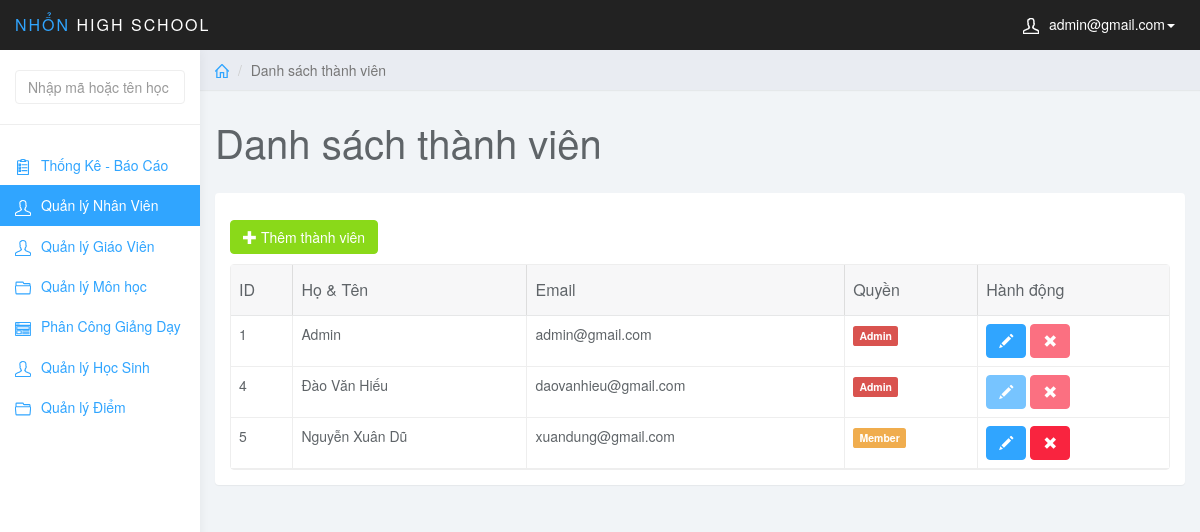
The page /admin/index.php?page=user (signed in) on the database its author committed.
### tables this page shows
CREATE TABLE `user` (
  `user_id` int NOT NULL AUTO_INCREMENT,
  `user_name` varchar(50) NOT NULL,
  `user_mail` varchar(50) NOT NULL,
  `user_pass` varchar(50) NOT NULL,
  `pass_forgot` varchar(50) NOT NULL,
  `user_level` int NOT NULL,
  PRIMARY KEY (`user_id`)
);

### admin/user.php (the view, shortened to what this page needs)
<?php
$sql = "SELECT * FROM user ORDER BY user_level ASC";
$query = mysqli_query($conn, $sql);
?>
<div class="col-sm-9 col-sm-offset-3 col-lg-10 col-lg-offset-2 main">
    <div class="row">
        <ol class="breadcrumb">
            <li><a href="index.php"><svg class="glyph stroked home">
                        <use xlink:href="#stroked-home"></use>
                    </svg></a></li>
            <li class="active">Danh sách thành viên</li>
        </ol>
    </div>
    <div class="row">
        <div class="col-lg-12">
            <h1 class="page-header">Danh sách thành viên</h1>
        </div>
    </div>
    <div id="toolbar" class="btn-group">
        <a href="index.php?page=add_user" class="btn btn-success <?php if ($_SESSION['user_level'] == 2) {
                                                                        echo 'disabled';
                                                                    } ?>">
            <i class="glyphicon glyphicon-plus"></i> Thêm thành viên
        </a>
    </div>
    <div class="row">
        <div class="col-lg-12">
            <div class="panel panel-default">
                <div class="panel-body">
                    <table data-toolbar="#toolbar" data-toggle="table">
                        <thead>
                            <tr>
                                <th data-field="id" data-sortable="true">ID</th>
                                <th data-field="name" data-sortable="true">Họ & Tên</th>
                                <th data-field="price" data-sortable="true">Email</th>
                                <th>Quyền</th>
                                <th>Hành động</th>
                            </tr>
                        </thead>
                        <tbody>
                            <?php while ($row = mysqli_fetch_assoc($query)) {
                            ?>
                            <tr>
                                <td style=""><?php echo $row['user_id']; ?></td>
                                <td style=""><?php echo $row['user_name']; ?></td>
                                <td style=""><?php echo $row['user_mail']; ?></td>
                                <?php
                                    if ($row['user_level'] == 1) {
                                        echo '<td><span class="label label-danger">Admin</span></td>';
                                    } elseif ($row['user_level'] == 2) {
                                        echo '<td><span class="label label-warning">Member</span></td>';
                                    }
                                    ?>
                                <td class="form-group">
                                    <a href="index.php?page=edit_user&user_id=<?php echo $row['user_id']; ?>"
                                        class="btn btn-primary <?php if ($_SESSION['user_level'] >= $row['user_level'] && $_SESSION['mail_user'] != $row['user_mail']) {
                                                                                                                                                echo 'disabled';
                                                                                                                                            } ?>"><i
                                            class="glyphicon glyphicon-pencil"></i></a>
                                    <a onclick=" return thongbao();"
                                        href="del_user.php?user_id=<?php echo $row['user_id']; ?>"
                                        class="btn btn-danger <?php if ($_SESSION['user_level'] >= $row['user_level']) {
                                                                                                                                                                echo 'disabled';
                                                                                                                                                            } ?>"><i
                                            class="glyphicon glyphicon-remove"></i></a>
                                </td>
                            </tr>
                            <?php } ?>
                        </tbody>
                    </table>
                </div>
            </div>
        </div>
    </div>
</div>

### admin/css/styles.css (style rules this page uses)
body { background: #f1f4f7; padding-top: 50px; color: #5f6468; }
a, a:hover, a:focus { color: #30a5ff; }
h1, h2, h3, h4, h5, h6 { color: #5f6468; }
h1 { font-weight: 300; font-size: 40px; }
.btn-primary, .btn-primary:hover, .btn-primary:focus, .btn-primary:active, .btn-primary.active, .open > .dropdown-toggle.btn-primary, .btn-primary.disabled, .btn-primary[disabled], fieldset[disabled] .btn-primary, .btn-primary.disabled:hover, .btn-primary[disabled]:hover, fieldset[disabled] .btn-primary:hover, .btn-primary.disabled:focus, .btn-primary[disabled]:focus, fieldset[disabled] .btn-primary:focus, .btn-primary.disabled:active, .btn-primary[disabled]:active, fieldset[disabled] .btn-primary:active, .btn-primary.disabled.active, .btn-primary[disabled].active, fieldset[disabled] .btn-primary.active { background-color: #30a5ff; border-color: #30a5ff; }
.btn-success, .btn-success:hover, .btn-success:focus, .btn-success:active, .btn-success.active, .open > .dropdown-toggle.btn-success, .btn-success.disabled, .btn-success[disabled], fieldset[disabled] .btn-success, .btn-success.disabled:hover, .btn-success[disabled]:hover, fieldset[disabled] .btn-success:hover, .btn-success.disabled:focus, .btn-success[disabled]:focus, fieldset[disabled] .btn-success:focus, .btn-success.disabled:active, .btn-success[disabled]:active, fieldset[disabled] .btn-success:active, .btn-success.disabled.active, .btn-success[disabled].active, fieldset[disabled] .btn-success.active { background-color: #8ad919; border-color: #8ad919; }
.btn-danger, .btn-danger:hover, .btn-danger:focus, .btn-danger:active, .btn-danger.active, .open > .dropdown-toggle.btn-danger, .btn-danger.disabled, .btn-danger[disabled], fieldset[disabled] .btn-danger, .btn-danger.disabled:hover, .btn-danger[disabled]:hover, fieldset[disabled] .btn-danger:hover, .btn-danger.disabled:focus, .btn-danger[disabled]:focus, fieldset[disabled] .btn-danger:focus, .btn-danger.disabled:active, .btn-danger[disabled]:active, fieldset[disabled] .btn-danger:active, .btn-danger.disabled.active, .btn-danger[disabled].active, fieldset[disabled] .btn-danger.active { background-color: #f9243f; border-color: #f9243f; }
.panel { border: 0; }
.breadcrumb { border-radius: 0; padding: 10px 15px; background: #e9ecf2; box-shadow: 0 1px 1px rgba(0, 0, 0, .05); margin: 0 ; }
h1.page-header { margin-top: 30px; border-bottom: 0; }
.table { background: #fff; }
.breadcrumb .glyph { height: 14px; width: 14px; margin: -2px 0 0 0; stroke-width: 4px; }

### rows shown on the page
user: user_id "1", user_name "Admin", user_mail "admin@gmail.com", user_level "Admin"
user: user_id "4", user_name "Đào Văn Hiếu", user_mail "daovanhieu@gmail.com", user_level "Admin"
user: user_id "5", user_name "Nguyễn Xuân Dũ", user_mail "xuandung@gmail.com", user_level "Member"

### other values the page prints
$_SESSION['mail_user'] "admin@gmail.com"
